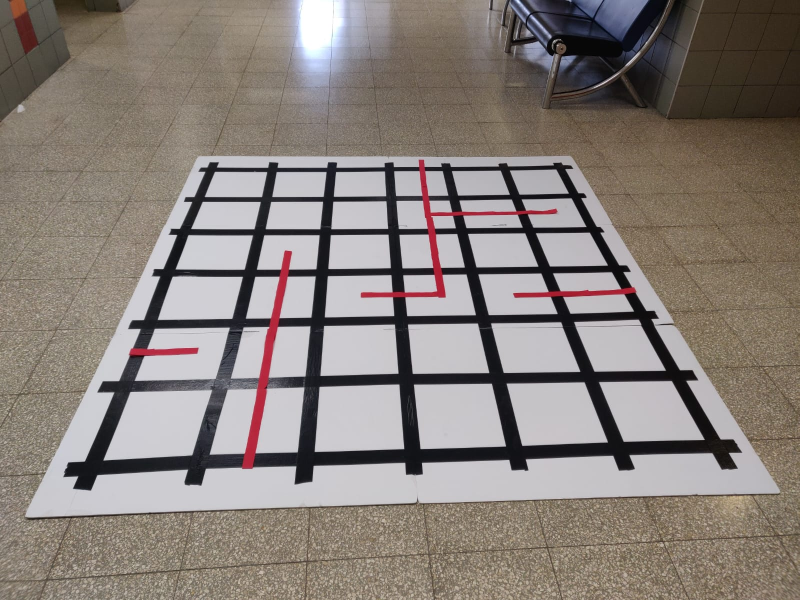
#> input picture opencv-maze-detection/assets/fromphone.jpeg, 1599 x 1200 px (shown at 1/2 size)
$ python manim-static-image.py
#> lines starting #> are read from the running program, lines starting #| are printed output that depends on the picture; after the words box and inside, x2 and y2 are one past the last pixel; in counts of white or black regions, pixels touching at a corner belong together
### opencv-maze-detection/functions.py
import cv2
import numpy as np

rows = 6
columns = 6


def get_square():
    return square

# if 70% or more of the pixels are black then this section is mostly not red


def IsMostlyNotRed(section):
    mask1 = cv2.inRange(section, (170, 70, 50), (180, 255, 255))
    mask2 = cv2.inRange(section, (0, 70, 50), (10, 255, 255))
    thresh = mask1 | mask2
    number_of_white_pix = np.sum(thresh == 255)
    number_of_black_pix = np.sum(thresh == 0)
    return number_of_black_pix/(number_of_white_pix+number_of_black_pix) > 0.7

# I presumed that the square to obsticle(width) ratio is 1 to 6
# sections should like this dict={portion1:(1.5,1.5), portion2:(2.5,1)...}


def get_center_points_status(sections):
    status = {}
    t = 0.4
    for i in range(len(sections)):
        section = sections[i]
        x, y, _ = section.shape
        tx = t
        ty = tx*x/y
        portionUp = section[0:int(0.5*y*(1-ty)),
                            int(0.5*x*(1-tx)):int(0.5*x*(1+tx))]
        portionDown = section[int(0.5*y*(1+ty)):y,
                              int(0.5*x*(1-tx)):int(0.5*x*(1+tx))]
        portionRight = section[int(0.5*y*(1-ty))                               :int(0.5*y*(1+ty)), int(0.5*x*(1+tx)):x]
        portionLeft = section[int(0.5*y*(1-ty)):int(0.5*y*(1+ty)), 0:int(0.5*x*(1-tx))]
        center_point_position = i % rows + 0.5, i//columns + 0.5
        status[(center_point_position)] = [IsMostlyNotRed(portionRight), IsMostlyNotRed(
            portionLeft), IsMostlyNotRed(portionUp), IsMostlyNotRed(portionDown)]
        # for debug choose i to choose a specific square to focus on
        if (i == 24):
            cv2.rectangle(section, (int(0.5*x*(1-tx)), 0),
                          (int(0.5*x*(1+tx)), int(0.5*y*(1-ty))), (10, 255, 0), 1)
            cv2.rectangle(section, (int(0.5*x*(1-tx)), int(0.5*y*(1+ty))),
                          (int(0.5*x*(1+tx)), y), (50, 255, 0), 1)
            cv2.rectangle(section, (int(0.5*x*(1+tx)), int(0.5*y*(1-ty))),
                          (x, int(0.5*y*(1+ty))), (100, 255, 0), 1)
            cv2.rectangle(section, (0, int(0.5*y*(1-ty))),
                          (int(0.5*x*(1-tx)), int(0.5*y*(1+ty))), (150, 255, 0), 1)
            #print(status[(center_point_position)])
            global square
            square = cv2.resize(cv2.cvtColor(
                section, cv2.COLOR_HSV2BGR), (0, 0), fx=3, fy=3)

    return status


def CanMoveLeft(point, MovementsAllowed):
    centerUp = (point[0]-0.5, point[1]-0.5)
    centerDown = (point[0]-0.5, point[1]+0.5)
    if (point[0]-0.5 < 0):
        return False
    if (centerUp[1] < 0):
        return MovementsAllowed[centerDown][2]
    if (centerDown[1] > columns):
        return MovementsAllowed[centerUp][3]
    return MovementsAllowed[centerUp][3] and MovementsAllowed[centerDown][2]


def CanMoveRight(point, MovementsAllowed):
    centerUp = (point[0]+0.5, point[1]-0.5)
    centerDown = (point[0]+0.5, point[1]+0.5)
    if (point[0]+0.5 > rows):
        return False
    if (centerUp[1] < 0):
        return MovementsAllowed[centerDown][2]
    if (centerDown[1] > columns):
        return MovementsAllowed[centerUp][3]
    return MovementsAllowed[centerUp][3] and MovementsAllowed[centerDown][2]


def CanMoveUp(point, MovementsAllowed):
    centerRight = (point[0]+0.5, point[1]-0.5)
    centerLeft = (point[0]-0.5, point[1]-0.5)
    if (point[1]-0.5 < 0):
        return False
    if (centerLeft[0] < 0):
        return MovementsAllowed[centerRight][1]
    if (centerRight[0] > rows):
        return MovementsAllowed[centerLeft][0]
    return MovementsAllowed[centerRight][1] and MovementsAllowed[centerLeft][0]


def CanMoveDown(point, MovementsAllowed):
    centerRight = (point[0]+0.5, point[1]+0.5)
    centerLeft = (point[0]-0.5, point[1]+0.5)
    if (point[1]+0.5 > columns):
        return False
    if (centerLeft[0] < 0):
        return MovementsAllowed[centerRight][1]
    if (centerRight[0] > rows):
        return MovementsAllowed[centerLeft][0]
    return MovementsAllowed[centerRight][1] and MovementsAllowed[centerLeft][0]

#                                        - cords of square - right - left  - up  -  down
# status is dictionary of squares example: square {(1.5,1.5):[False, False, Falase, False]}
# False - is not blocked, True - is blocked


def generate_graph(points, MovementsAllowed):
    dict = {}
    for point in points:
        dict[point] = []
        if (CanMoveLeft(point, MovementsAllowed)):
            dict[point].append((point[0]-1, point[1]))
        if (CanMoveRight(point, MovementsAllowed)):
            dict[point].append((point[0]+1, point[1]))
        if (CanMoveUp(point, MovementsAllowed)):
            dict[point].append((point[0], point[1]-1))
        if (CanMoveDown(point, MovementsAllowed)):
            dict[point].append((point[0], point[1]+1))
    return dict


def generate_points(rows, columns):
    points = []
    for i in range(rows+1):
        for j in range(columns+1):
            points.append((i, j))
    return points


def generate_slices(img, rows, columns):
    cropped = img[:-10,]


def sort_boxes(boxes_list):
    boxes = np.array(boxes_list)
    ordered = []
    a = sorted(boxes, key=lambda x: x[1])
    b = np.reshape(a, (rows, columns, 4))
    for arr in b:
        arr = arr.tolist()
        sort = sorted(arr, key=lambda x: x[0])
        ordered.append(sort)
    return ordered


def sort_points(points):
    ordered = []
    a = sorted(points, key=lambda x: x[1])
    b = np.reshape(a, (2, 2, 2))
    for arr in b:
        arr = arr.tolist()
        sort = sorted(arr, key=lambda x: x[0])
        ordered.append(sort)
    return ordered

### opencv-maze-detection/shortest_path.py
import math

FORWARD = 0
RIGHT = 90
LEFT = -90
BACK = 180

def bfs(graph, start_list, end_list):
    start = (start_list[0],start_list[1])
    end = (end_list[0],end_list[1])
    size = 7
    node = start
    successors = []
    visited = []
    paths = {start: []}
    nextPath = []

    while (len(visited) < size ** 2):
        visited.append(node)
        for nextNode in graph[node]:
            if (nextNode not in visited) and (nextNode not in successors):
                successors.append(nextNode)
                nextPath = paths[node].copy()
                nextPath.append(nextNode)
                paths.update({nextNode: nextPath})
        if (len(successors) == 0):
            if (end in visited): return paths[end].copy()
            else: return -1
        else:
            node = successors.pop(0)

def moveSequence(pos, currentDirection, path, end):
    if (path == -1): return -1
    seq = []
    nodeNum = len(path)
    seqLen = len(seq)-1
    i = 0
    for i in range(nodeNum):
        seqLen = len(seq)-1
        if (i == 0): prevLocation = pos
        else: prevLocation = location
        location = path[i]
        seq.append(nodeChange(currentDirection, prevLocation, location)[0])
        seq.append(nodeChange(currentDirection, prevLocation, location)[1])
        currentDirection += (seq[seqLen+1])
        currentDirection -= math.floor((currentDirection + 180) / 360) * 360
        if (currentDirection == -180): currentDirection = 180

        if ((i > 0) and (seq[seqLen+1]) == 0):
            seq.pop()
            seq.pop()
            seq[len(seq)-1] += 1
    pos = end
    return seq, currentDirection, pos


def nodeChange(direction, node1, node2):
    if ((node2[0] - node1[0] == 1 and direction == RIGHT) or (node2[1] - node1[1] == 1 and direction == BACK) or (node2[0] - node1[0] == -1 and direction == LEFT) or (node2[1] - node1[1] == -1 and direction == FORWARD)):
        return (FORWARD, 1)
    if ((node2[0] - node1[0] == 1 and direction == FORWARD) or (node2[1] - node1[1] == 1 and direction == RIGHT) or (node2[0] - node1[0] == -1 and direction == BACK) or (node2[1] - node1[1] == -1 and direction == LEFT)):
        return (RIGHT, 1)
    if ((node2[0] - node1[0] == 1 and direction == LEFT) or (node2[1] - node1[1] == 1 and direction == FORWARD) or (node2[0] - node1[0] == -1 and direction == RIGHT) or (node2[1] - node1[1] == -1 and direction == BACK)):
        return (BACK, 1)
    if ((node2[0] - node1[0] == 1 and direction == BACK) or (node2[1] - node1[1] == 1 and direction == LEFT) or (node2[0] - node1[0] == -1 and direction == FORWARD) or (node2[1] - node1[1] == -1 and direction == RIGHT)):
        return (LEFT, 1)

### opencv-maze-detection/manim-static-image.py

import cv2
import numpy as np
from functions import *
#from manim_class import *
from shortest_path import *
import time
# visuals control
# opencv - 0(dont show anything), 1(show everythng), 2(show first half, until cropped), 3(show only second half from cropped until end)
opencv = 3
# manim - 0(don't use manim), 1(only image of graph), 2(only animation of showing the solution)
manim = 0
# side_by_side show image of graph of manim next to cropped
# you must!!!! set opencv and manim to 0
side_by_side = True
# print_graph - print the graph to console true/flase
print_graph = False


# shape of maze
run = True
width = 6
height = 6
position = [0, 6]
goal = [6,0]
#set starting direction
#0 ,90 ,180 ,270 - up, right, down, left
currentDirection = 0

# Load image, Gaussian blur, convert to hsv
img = cv2.imread("assets/fromphone.jpeg")
#> img is the input picture: shape (1200, 1599, 3); mean B, G, R 121.8, 127.3, 135.9
img = cv2.resize(img, (0, 0), fx=0.3, fy=0.3)
#> img: shape (360, 480, 3)
original = img.copy()
mask_for_contours = np.zeros(img.shape, dtype=np.uint8)
mask_for_corners = mask_for_contours.copy()

# draws edges in the image
blur = cv2.GaussianBlur(img, (7, 7), 0)
edge = cv2.Canny(blur, 10, 150)
#> edge: shape (360, 480); 5.2% white in thin lines or dots, all inside (x1, y1, x2, y2) = (0, 0, 468, 310)
# make edges more pronounced
kernel = np.ones((5, 5), np.uint8)
dilation = cv2.dilate(edge, kernel, iterations=1)
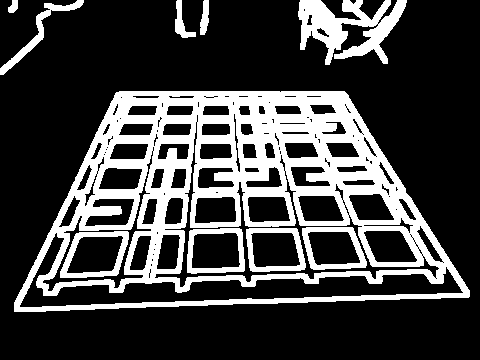
#> dilation: shape (360, 480); 25.8% white; 10 white regions

# gets the biggest contour(outline)
contours = cv2.findContours(
    dilation, cv2.RETR_EXTERNAL, cv2.CHAIN_APPROX_SIMPLE)
#> contours = 6 contours; box (x1, y1, x2, y2) and area: (14, 91, 470, 312) 73254, (298, 0, 407, 65) 3317, (0, 0, 84, 75) 700, (175, 0, 196, 38) 261, (200, 0, 209, 35) 189, (8, 0, 18, 13) 76
contours = contours[0] if len(contours) == 2 else contours[1]
area_thresh= 0
for c in contours:
    area = cv2.contourArea(c)
    if area > area_thresh:
        area_thresh = area
        big_contour = c
#> this loop made 6 passes
#> (area, area_thresh) on pass 1: (73254.5, 73254.5)
#> area on passes 2 to 6: 3317, 189, 261, 700.5, 76
#> after the loop, area_thresh = 73254.5; big_contour = contour of 356 points, box (x1, y1, x2, y2) (14, 91, 470, 312), area 73254

#aproximating biggest contour with a polygon
epsilon = 0.05*cv2.arcLength(big_contour,True)
#> epsilon = 60.42
approx = cv2.approxPolyDP(big_contour,epsilon,True)
#> approx = [[14, 311], [469, 290], [344, 91], [119, 91]]
cv2.drawContours(mask_for_contours, [approx], 0, (255,255,255), 3)
#> mask_for_contours: shape (360, 480, 3); 3.3% white; 1 white region, box (x1, y1, x2, y2) and area: (12, 89, 472, 314) 5735
cv2.drawContours(img, [approx], 0, (255,255,255), 3)
#> img: shape (360, 480, 3); mean B, G, R 125.6, 130.8, 139.1

# gets the position of the verticies of that contour
mask_for_contours = cv2.cvtColor(mask_for_contours, cv2.COLOR_BGR2GRAY)
corners = cv2.goodFeaturesToTrack(
    mask_for_contours, maxCorners=4, qualityLevel=0.1, minDistance=150)
#> corners = [[19, 308], [464, 287], [343, 94], [121, 94]]
corners = np.squeeze(corners)
for corner in corners:
    x, y = corner
    cv2.circle(img, (int(x), int(y)), 5, (255, 120, 255), -1)
    cv2.circle(mask_for_corners, (int(x), int(y)), 5, (255, 120, 255), -1)
    print("({}, {})".format(x, y))
#> this loop made 4 passes
#| (19.0, 308.0)
#| (464.0, 287.0)
#| (343.0, 94.0)
#| (121.0, 94.0)
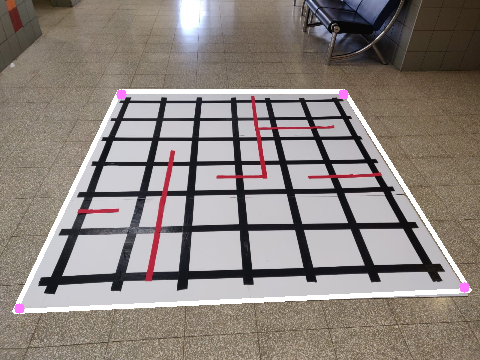
#> img: shape (360, 480, 3); mean B, G, R 125.6, 130.6, 139.2
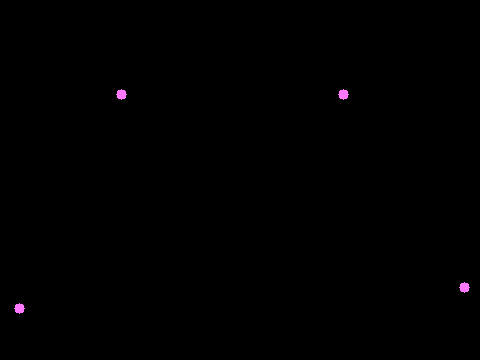
#> mask_for_corners: shape (360, 480, 3); mean B, G, R 0.5, 0.2, 0.5
ordered_corners = sort_points(corners)
#> in sort_points, `a = sorted(points, key=lambda x: x[1])`: a = [[343, 94], [121, 94], [464, 287], [19, 308]]
#> the loop in sort_points, `for arr in b:` made 2 passes
#> (arr, sort) on passes 1 to 2: ([[343, 94], [121, 94]], [[121, 94], [343, 94]]), ([[464, 287], [19, 308]], [[19, 308], [464, 287]])
#> after the loop in sort_points, `for arr in b:`: ordered = [[[121, 94], [343, 94]], [[19, 308], [464, 287]]]
#> ordered_corners = [[[121, 94], [343, 94]], [[19, 308], [464, 287]]]

# perspective transform -> birds eye view of the section we want
pts1 = np.float32([ordered_corners[0][0], ordered_corners[0][1],
                ordered_corners[1][0], ordered_corners[1][1]])
#> pts1 = [[121, 94], [343, 94], [19, 308], [464, 287]]
pts2 = np.float32([[0, 0], [525, 0],
                [0, 500], [525, 500]])
matrix = cv2.getPerspectiveTransform(pts1, pts2)
#> matrix = [[3.94, 1.88, -653.3], [0, 8.46, -795], [-0.000396, 0.00853, 1]]
cropped = cv2.warpPerspective(original, matrix, (525, 500))
cropped_copy = cropped.copy()
gray_cropped = cv2.cvtColor(cropped, cv2.COLOR_BGR2GRAY)
cropped_hsv = cv2.cvtColor(cropped, cv2.COLOR_BGR2HSV)
#> cropped_hsv: shape (500, 525, 3); mean H, S, V 130.7, 20.9, 152.3


# treshold to see only the black lines, and fill in chopped areas
_, result_tresh = cv2.threshold(gray_cropped, 100, 255, cv2.THRESH_BINARY_INV)
#> result_tresh: shape (500, 525); 29% white; 5 white regions (3 under 20 px), largest, box (x1, y1, x2, y2) and area: (3, 10, 516, 492) 76097, (110, 390, 127, 394) 43
kernel = np.ones((20, 20), np.uint8)
mask1 = cv2.inRange(cropped_hsv, (170, 70, 50), (180, 255, 255))
#> mask1: shape (500, 525); 3.3% white; 4 white regions, box (x1, y1, x2, y2) and area: (219, 7, 463, 296) 4845, (132, 214, 145, 474) 2238, (374, 283, 505, 298) 1143, (17, 352, 76, 363) 486
mask2 = cv2.inRange(cropped_hsv, (0, 70, 50), (10, 255, 255))
#> mask2: shape (500, 525); every value is 0
thresh2 = mask1 | mask2
result_tresh =  cv2.bitwise_not(thresh2) & result_tresh
#> result_tresh: shape (500, 525); 26.6% white; 6 white regions (4 under 20 px), largest, box (x1, y1, x2, y2) and area: (3, 14, 516, 492) 69713, (110, 390, 127, 394) 43
dilated2 = cv2.dilate(result_tresh, kernel, iterations=1)
#> dilated2: shape (500, 525); 65.6% white; 47 black regions, largest, box (x1, y1, x2, y2) and area: (0, 0, 525, 22) 7414, (0, 481, 481, 500) 5277, (512, 42, 525, 329) 2684
eroded2 = cv2.erode(dilated2, kernel, iterations=1)
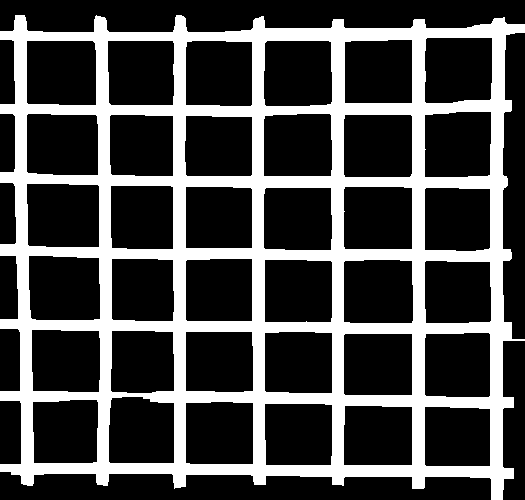
#> eroded2: shape (500, 525); 28.2% white; 1 white region

# get the contours in the image, get the rectangle around each countour and keep only the ones with the correct area
contours_in_cropped, _ = cv2.findContours(
    eroded2, cv2.RETR_LIST, cv2.CHAIN_APPROX_SIMPLE)
#> contours_in_cropped = 37 contours; largest, box (x1, y1, x2, y2) and area: (0, 15, 525, 500) 219972, (26, 183, 100, 248) 4574, (28, 255, 101, 321) 4526, (26, 40, 97, 106) 4500, (263, 40, 333, 107) 4444
unordered_boxes = []
for i in range(len(contours_in_cropped)):
    c = contours_in_cropped[i]
    x, y, w, h = cv2.boundingRect(c)
    area = w*h
    if (area > 2000 and area < 6000):
        unordered_boxes.append([x, y, w, h])
        cv2.rectangle(cropped, (x, y), (x+w, y+h), (0, 255, 0), 1)
#> this loop made 37 passes
#> (x, y, w, h, area) on passes 1 to 12: (424, 406, 67, 61, 4087), (343, 405, 70, 61, 4270), (264, 403, 69, 63, 4347), (185, 401, 69, 64, 4416), (32, 399, 67, 65, 4355), (108, 396, 67, 68, 4556), (343, 333, 70, 63, 4410), (424, 332, 67, 66, 4422), (264, 331, 69, 63, 4347), (185, 331, 69, 62, 4278), (110, 330, 65, 64, 4160), (31, 329, 70, 64, 4480)
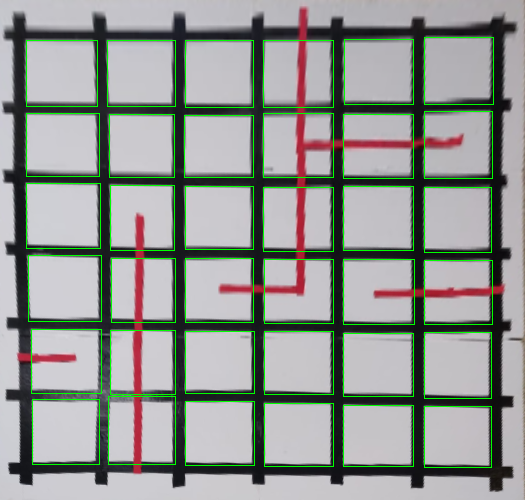
#> cropped: shape (500, 525, 3); mean B, G, R 146, 150.4, 146.3
#> after the loop, unordered_boxes = 36 items, first 6: [424, 406, 67, 61], [343, 405, 70, 61], [264, 403, 69, 63], [185, 401, 69, 64], [32, 399, 67, 65], [108, 396, 67, 68]
# order the rectangels and creare the list of square slices that are sliced from cropped_hsv
boxes = []
for row in sort_boxes(unordered_boxes):
#> in sort_boxes, `a = sorted(boxes, key=lambda x: x[1])`: a = 36 items
    for box in row:
        x, y, w, h = box
        boxes.append(cropped_hsv[y:y+h, x:x+w])
        cv2.rectangle(cropped, (x, y), (x+w, y+h), (0, 255, 0), 1)
#> this loop made 6 passes
#> after the loop, boxes = 36 items

# get center point status - creats dictionary that associates each middle cordinate of squares
# with the movments its allowed to do e.g. east,west,north,south
status = get_center_points_status(boxes)
#> the loop in get_center_points_status, `for i in range(len(sections)):` made 36 passes
#> (x, y, ty, center_point_position) on passes 1 to 12: (66, 71, 0.372, (0.5, 0.5)), (66, 68, 0.388, (1.5, 0.5)), (67, 68, 0.394, (2.5, 0.5)), (67, 70, 0.383, (3.5, 0.5)), (65, 69, 0.377, (4.5, 0.5)), (67, 69, 0.388, (5.5, 0.5)), (63, 73, 0.345, (0.5, 1.5)), (63, 65, 0.388, (1.5, 1.5)), (62, 69, 0.359, (2.5, 1.5)), (64, 70, 0.366, (3.5, 1.5)), (64, 70, 0.366, (4.5, 1.5)), (67, 68, 0.394, (5.5, 1.5))
#> after the loop in get_center_points_status, `for i in range(len(sections)):`:
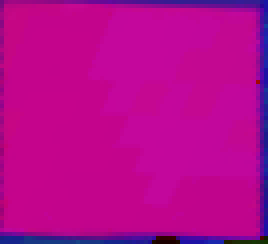
#> section: shape (61, 67, 3) (shown 4 times larger); mean of channels 0, 1, 2 144.5, 6.9, 182.3; drawn as B, G, R
#> status = 36 items
points = generate_points(6, 6)
# generate graph - uses status to create a dictionary in wich
# each corner point is associated with other corner points it can reach
graph = generate_graph(points, status)
#> the loop in generate_graph, `for point in points:` made 49 passes

#get the shortest path and translate results so arduino can understand them
shortest_path = bfs(graph, position, goal)
directions, currentDirection, position = moveSequence(position, currentDirection, shortest_path, goal)

print (directions)
#| [90, 1, -90, 4, 90, 1, 90, 2, -90, 2, -90, 1, 90, 2, -90, 3]
#visualizations and debugging
# print the graph
if (print_graph):
    for key, value in graph.items():
        print(key, ' : ', value)

# manim
if (manim != 0):
    scene = hello(graph, manim, shortest_path)
    scene.render()
    if (manim == 1):
        open_media_file('media\images\hello_ManimCE_v0.17.2.png')
    if (manim == 2):
        open_media_file("media\\videos\\1080p60\hello.mp4")


# show images opencv
if (opencv != 0):
    if (opencv == 1 or opencv == 2):
        cv2.imshow("original", original)
        cv2.imshow("edge", edge)
        cv2.imshow("mask_for_contours", mask_for_contours)
        cv2.imshow("mask_for_corners", mask_for_corners)
        cv2.imshow("image", img)
        cv2.imshow("cropped", cv2.resize(cropped_copy, (0, 0), fx=0.7, fy=0.7))
    if (opencv == 1 or opencv == 3):
        cv2.imshow("cropped", cv2.resize(cropped_copy, (0, 0), fx=0.7, fy=0.7))
        cv2.imshow("result_tresh", cv2.resize(
            result_tresh, (0, 0), fx=0.7, fy=0.7))
        cv2.imshow("end_result", cv2.resize(cropped, (0, 0), fx=0.7, fy=0.7))
        cv2.imshow("dsadasda", eroded2)
        cv2.imshow("dasdas", dilated2)
        cv2.imshow("square", get_square())
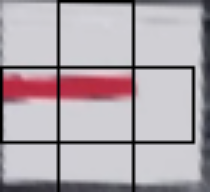
#> window 'square': shape (192, 210, 3); mean B, G, R 172.9, 166.6, 176.7


if (side_by_side and opencv == 0 and manim == 0):
    cv2.imshow("cropped", cv2.resize(cropped_copy, (0, 0), fx=1, fy=1))
    scene = hello(graph, 1)
    scene.render()
    open_media_file('media\images\hello_ManimCE_v0.17.2.png')

# close window if you press a key
cv2.waitKey(0)
cv2.destroyAllWindows()
